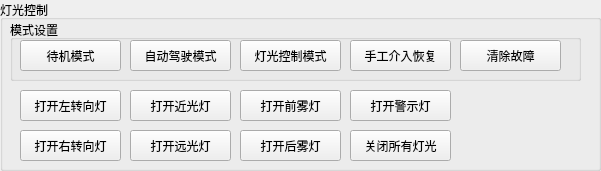
  <widget class="QGroupBox" name="groupBox_12">
   <property name="geometry">
    <rect>
     <x>650</x>
     <y>410</y>
     <width>601</width>
     <height>171</height>
    </rect>
   </property>
   <property name="title">
    <string>灯光控制</string>
   </property>
   <widget class="QGroupBox" name="groupBox_19">
    <property name="geometry">
     <rect>
      <x>10</x>
      <y>20</y>
      <width>571</width>
      <height>61</height>
     </rect>
    </property>
    <property name="title">
     <string>模式设置</string>
    </property>
    <widget class="QPushButton" name="light_standby_mode">
     <property name="geometry">
      <rect>
       <x>10</x>
       <y>20</y>
       <width>101</width>
       <height>31</height>
      </rect>
     </property>
     <property name="text">
      <string>待机模式</string>
     </property>
    </widget>
    <widget class="QPushButton" name="light_auto_mode">
     <property name="geometry">
      <rect>
       <x>120</x>
       <y>20</y>
       <width>101</width>
       <height>31</height>
      </rect>
     </property>
     <property name="text">
      <string>自动驾驶模式</string>
     </property>
    </widget>
    <widget class="QPushButton" name="light_ctl_mode">
     <property name="geometry">
      <rect>
       <x>230</x>
       <y>20</y>
       <width>101</width>
       <height>31</height>
      </rect>
     </property>
     <property name="text">
      <string>灯光控制模式</string>
     </property>
    </widget>
    <widget class="QPushButton" name="light_clear">
     <property name="geometry">
      <rect>
       <x>450</x>
       <y>20</y>
       <width>101</width>
       <height>31</height>
      </rect>
     </property>
     <property name="text">
      <string>清除故障</string>
     </property>
    </widget>
    <widget class="QPushButton" name="light_manu_mode">
     <property name="geometry">
      <rect>
       <x>340</x>
       <y>20</y>
       <width>101</width>
       <height>31</height>
      </rect>
     </property>
     <property name="text">
      <string>手工介入恢复</string>
     </property>
    </widget>
   </widget>
   <widget class="QPushButton" name="set_open_left_light">
    <property name="geometry">
     <rect>
      <x>20</x>
      <y>90</y>
      <width>101</width>
      <height>31</height>
     </rect>
    </property>
    <property name="text">
     <string>打开左转向灯</string>
    </property>
   </widget>
   <widget class="QPushButton" name="set_open_right_light">
    <property name="geometry">
     <rect>
      <x>20</x>
      <y>130</y>
      <width>101</width>
      <height>31</height>
     </rect>
    </property>
    <property name="text">
     <string>打开右转向灯</string>
    </property>
   </widget>
   <widget class="QPushButton" name="set_open_low_beam_light">
    <property name="geometry">
     <rect>
      <x>130</x>
      <y>90</y>
      <width>101</width>
      <height>31</height>
     </rect>
    </property>
    <property name="text">
     <string>打开近光灯</string>
    </property>
   </widget>
   <widget class="QPushButton" name="set_open_hight_beam_light">
    <property name="geometry">
     <rect>
      <x>130</x>
      <y>130</y>
      <width>101</width>
      <height>31</height>
     </rect>
    </property>
    <property name="text">
     <string>打开远光灯</string>
    </property>
   </widget>
   <widget class="QPushButton" name="set_open_warning_light">
    <property name="geometry">
     <rect>
      <x>350</x>
      <y>90</y>
      <width>101</width>
      <height>31</height>
     </rect>
    </property>
    <property name="text">
     <string>打开警示灯</string>
    </property>
   </widget>
   <widget class="QPushButton" name="set_open_front_fog_light">
    <property name="geometry">
     <rect>
      <x>240</x>
      <y>90</y>
      <width>101</width>
      <height>31</height>
     </rect>
    </property>
    <property name="text">
     <string>打开前雾灯</string>
    </property>
   </widget>
   <widget class="QPushButton" name="set_open_rear_fog_light">
    <property name="geometry">
     <rect>
      <x>240</x>
      <y>130</y>
      <width>101</width>
      <height>31</height>
     </rect>
    </property>
    <property name="text">
     <string>打开后雾灯</string>
    </property>
   </widget>
   <widget class="QPushButton" name="set_close_all_lights">
    <property name="geometry">
     <rect>
      <x>350</x>
      <y>130</y>
      <width>101</width>
      <height>31</height>
     </rect>
    </property>
    <property name="text">
     <string>关闭所有灯光</string>
    </property>
   </widget>
  </widget>
